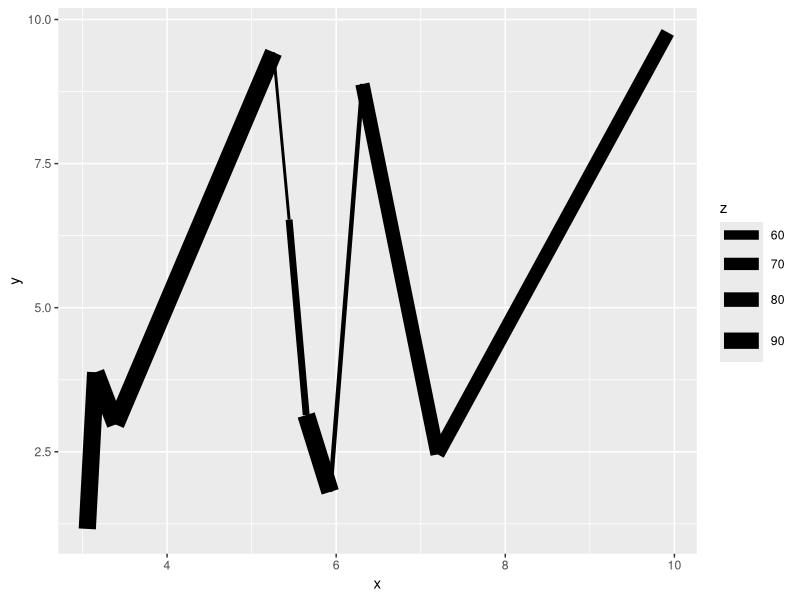

Source code (R):
require(ggplot2)

# 100 random numbers
?runif
randomXs <- runif(10, 1, 10)
randomYs <- runif(10, 1, 10)

# create a table
myData <- data.frame(x=randomXs,y=randomYs )
# alternatively you can read in data like
# myData <- read.csv("path/to/csv", header=TRUE)

# add a z
myData$z  <- runif(10, 50, 100)

# a simple plot
ggplot(data=myData) + geom_line( aes(x=x, y=y, size=z) )

# OMG HOW COOL IS THAT ^^

